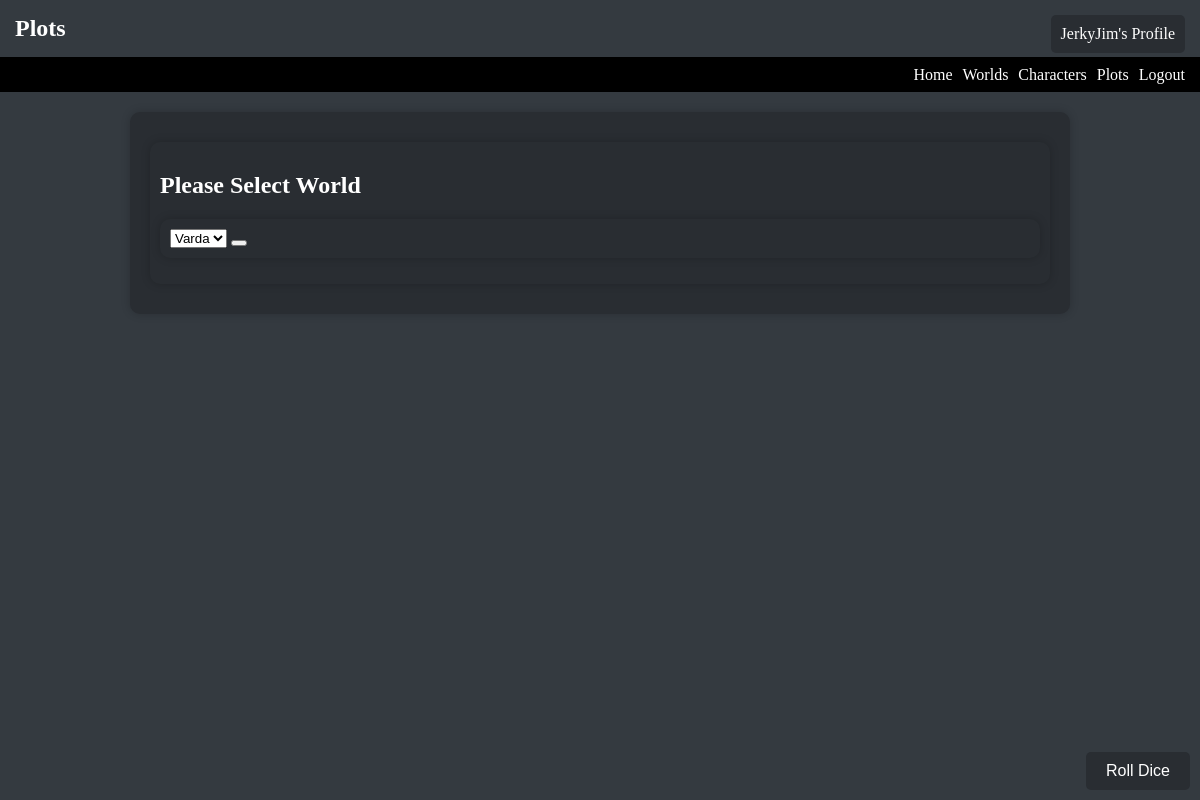
The app's page /plots?world_id=3 (signed in), older data.
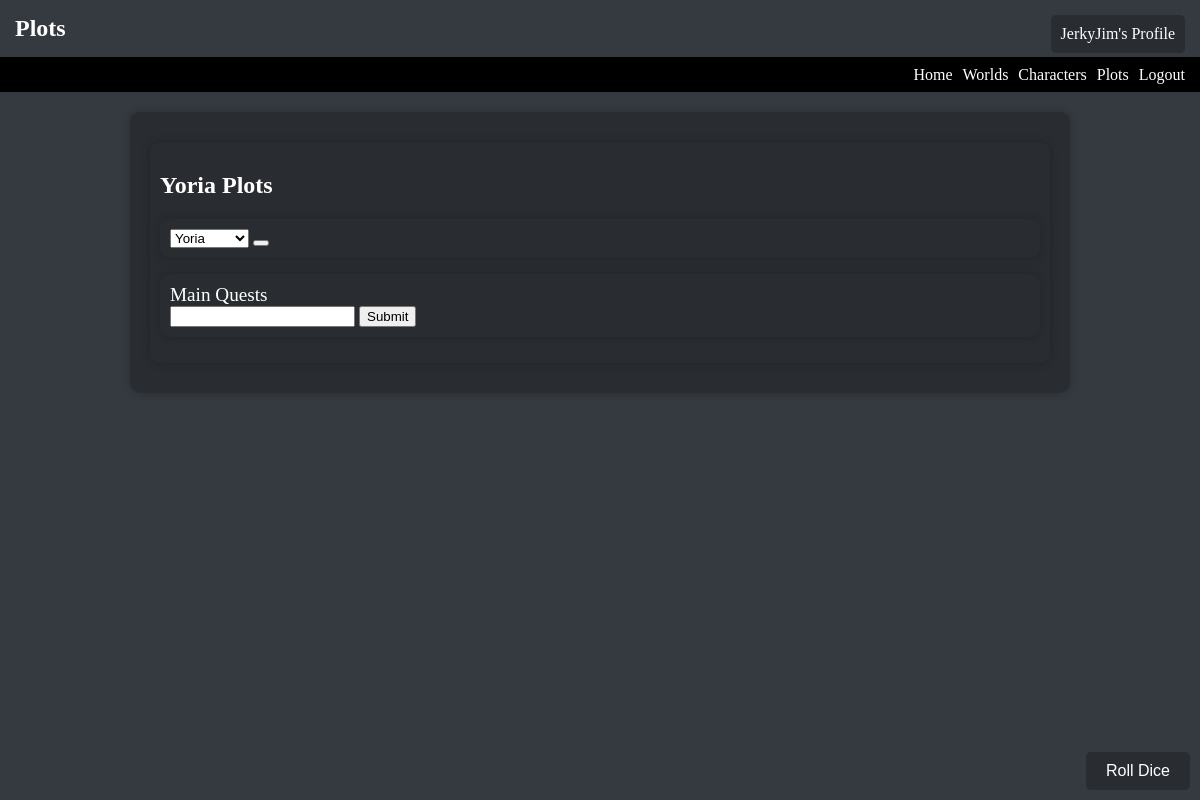
The same page, newer data.
### models.py (models this page shows)
class World(db.Model):
    id = db.Column(db.Integer, primary_key=True)
    name = db.Column(db.String(100), nullable=False)
    description = db.Column(db.Text, nullable=True)
    created_at = db.Column(db.DateTime, default=datetime.utcnow)
    creator_id = db.Column(db.Integer, db.ForeignKey('user.id'), nullable=False)
    characters = db.relationship('Character', backref='world', lazy=True)
    plots = db.relationship('PlotData', backref='world', lazy=True)

### app.py (the view)
@app.route('/plots', methods=['GET', 'POST'])
@login_required
def plots():
    worlds = World.query.all()
    if request.method == 'POST':
        world_id = request.form.get('select_world')
        return redirect(url_for('plots', world_id=world_id))
    else:
        world_id = request.args.get('world_id')
        if world_id:
            world = World.query.get(world_id)
            return render_template('plots.html', worlds=worlds, current_world = world)
        else:
            return render_template('plots.html', worlds=worlds)

### app.py (called while the page is built)
@login_manager.user_loader
def load_user(user_id):
    return User.query.get(int(user_id))

### templates/plots.html
<h1>Plots</h1>
{% extends 'base.html' %}
{% block content %}
    <div class="plots_container">
        <h2>
            {% if current_world %}
                {{current_world.name}} Plots
            {% else %}
                Please Select World
            {% endif %}
        </h2>
        <form action="/plots" class="select_world_form" method="post">
            <select name="select_world">
                {% for world in worlds %}
                    {% if current_world and world.id == current_world.id %}
                        <option value={{world.id}} selected="true">
                    {% else %}
                        <option value={{world.id}}>
                    {% endif %}
                        {{world.name}}
                        </option>
                {% endfor %}
            </select>
            <button type="submit"></button>
        </form>
        {% if current_world %}
            <form class="plots_data" action="/update_plot_data/{{current_world.id}}" method="post">
                <label>Main Quests</label>
                <br>
                <input type="text" id="main_quests" name="main_quests">
                <button type="submit" id="submit_main_quests" name="submit_main_quests">Submit</button>
            </form>
        {% endif %}
    </div>
{% endblock %}

Row changes from the older to the newer data that the page shows:
added World: name "Yoria"
Text that changed along with them:
form field select_world: "Varda" → "Yoria"
text no longer shown: "Please Select World"
text now shown: "Plots Main Quests Submit"
